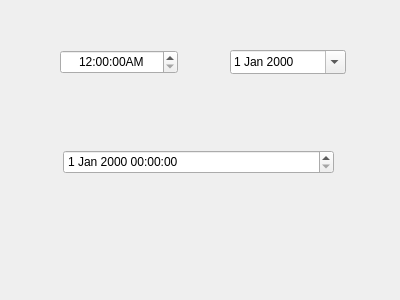
<?xml version="1.0" encoding="UTF-8"?>
<ui version="4.0">
 <class>MyWidget</class>
 <widget class="QWidget" name="MyWidget">
  <property name="geometry">
   <rect>
    <x>0</x>
    <y>0</y>
    <width>400</width>
    <height>300</height>
   </rect>
  </property>
  <property name="windowTitle">
   <string>MyWidget</string>
  </property>
  <widget class="QTimeEdit" name="timeEdit">
   <property name="geometry">
    <rect>
     <x>60</x>
     <y>50</y>
     <width>118</width>
     <height>24</height>
    </rect>
   </property>
   <property name="alignment">
    <set>Qt::AlignCenter</set>
   </property>
   <property name="displayFormat">
    <string>h:mm:ssA</string>
   </property>
  </widget>
  <widget class="QDateEdit" name="dateEdit">
   <property name="geometry">
    <rect>
     <x>230</x>
     <y>50</y>
     <width>116</width>
     <height>24</height>
    </rect>
   </property>
   <property name="alignment">
    <set>Qt::AlignLeading|Qt::AlignLeft|Qt::AlignVCenter</set>
   </property>
   <property name="calendarPopup">
    <bool>true</bool>
   </property>
  </widget>
  <widget class="QDateTimeEdit" name="dateTimeEdit">
   <property name="geometry">
    <rect>
     <x>63</x>
     <y>150</y>
     <width>271</width>
     <height>24</height>
    </rect>
   </property>
  </widget>
 </widget>
 <layoutdefault spacing="6" margin="11"/>
 <resources/>
 <connections/>
</ui>
